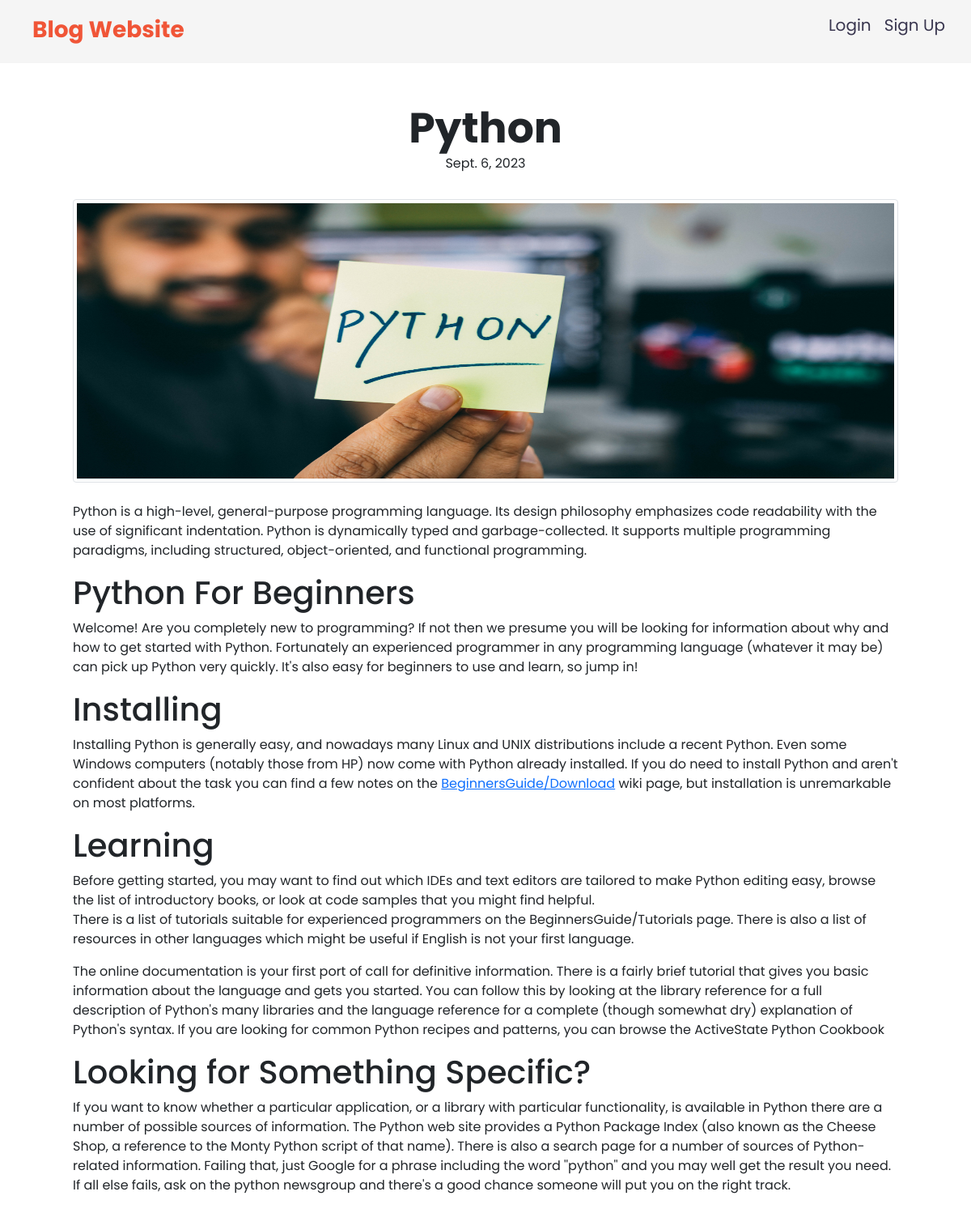
The app's page /post/details/1/ with its own data.
### app/models.py (models this page shows)
class Post(models.Model):
    title=models.CharField(max_length=150)
    content= models.TextField()
    publicationdate=models.DateField(auto_now_add=True)
    name=models.ForeignKey(User, on_delete=models.CASCADE, null=True,blank=True)
    image = models.ImageField(upload_to='eventimages',null=True)
    def __str__(self):
       return self.title

### app/views.py (the view)
# urls.py: path('post/details/<int:pk>/',views.postdetails,name='postdetails'),
def postdetails(request,pk):
    data=Post.objects.get(id=pk)
    print(data)
    return render(request,'app/postdetails.html',{'post':data})

### app/templates/app/postdetails.html
{% extends 'app/base.html' %}
{% block content %}
<div class="container  p-5">
    <h1 class="text-center fw-bold mb-2">{{post.title}}</h1>
    <p class="text-center">{{post.publicationdate}}</p>
    <img src="{{post.image.url}}" class="img-fluid mt-3 mb-4 m-0 img-thumbnail" style="height:350px; width:100%;" alt="">
    <p>{{post.content|safe}}</p>
</div>
{% endblock content %}

### app/static/app/css/style.css (style rules this page uses)
.login-tag, .fw-bold { font-size: 3.25rem; line-height: 3rem; }
body { font-family: 'Poppins', sans-serif; }

### records on screen
Post: title "Python", publicationdate "Sept. 6, 2023", image (picture), content "Python is a high-level, general-purpose programming language. Its design philosophy emphasizes code readability with the use of significant indentation. Python is dynamically typed and garbage-collected. It supports multiple programming paradigms, including structured, object-oriented, and functional programming. Python For Beginners Welcome! Are you completely new to programming? If not then we presume you will be looking for information about why and how to get started with Python. Fortunately an experienced programmer in any programming language (whatever it may be) can pick up Python very quickly. It's also easy for beginners to use and learn, so jump in! Installing Installing Python is…"
